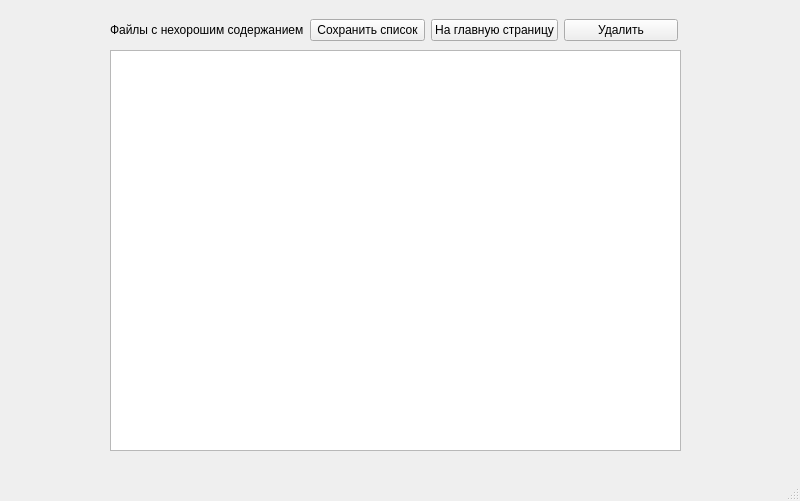
<?xml version="1.0" encoding="UTF-8"?>
<ui version="4.0">
 <class>MainWindow</class>
 <widget class="QMainWindow" name="MainWindow">
  <property name="geometry">
   <rect>
    <x>0</x>
    <y>0</y>
    <width>800</width>
    <height>501</height>
   </rect>
  </property>
  <property name="windowTitle">
   <string>MainWindow</string>
  </property>
  <widget class="QWidget" name="centralwidget">
   <widget class="QPlainTextEdit" name="plainTextEdit">
    <property name="geometry">
     <rect>
      <x>110</x>
      <y>50</y>
      <width>571</width>
      <height>401</height>
     </rect>
    </property>
   </widget>
   <widget class="QWidget" name="horizontalLayoutWidget">
    <property name="geometry">
     <rect>
      <x>110</x>
      <y>-10</y>
      <width>568</width>
      <height>80</height>
     </rect>
    </property>
    <layout class="QHBoxLayout" name="horizontalLayout">
     <item>
      <widget class="QLabel" name="label">
       <property name="text">
        <string>Файлы с нехорошим содержанием</string>
       </property>
      </widget>
     </item>
     <item>
      <widget class="QPushButton" name="pushButton_2">
       <property name="text">
        <string>Сохранить список</string>
       </property>
      </widget>
     </item>
     <item>
      <widget class="QPushButton" name="pushButton">
       <property name="text">
        <string>На главную страницу</string>
       </property>
      </widget>
     </item>
     <item>
      <widget class="QPushButton" name="delete_files_button">
       <property name="text">
        <string>Удалить</string>
       </property>
      </widget>
     </item>
    </layout>
   </widget>
  </widget>
  <widget class="QStatusBar" name="statusbar"/>
 </widget>
 <resources/>
 <connections/>
</ui>
